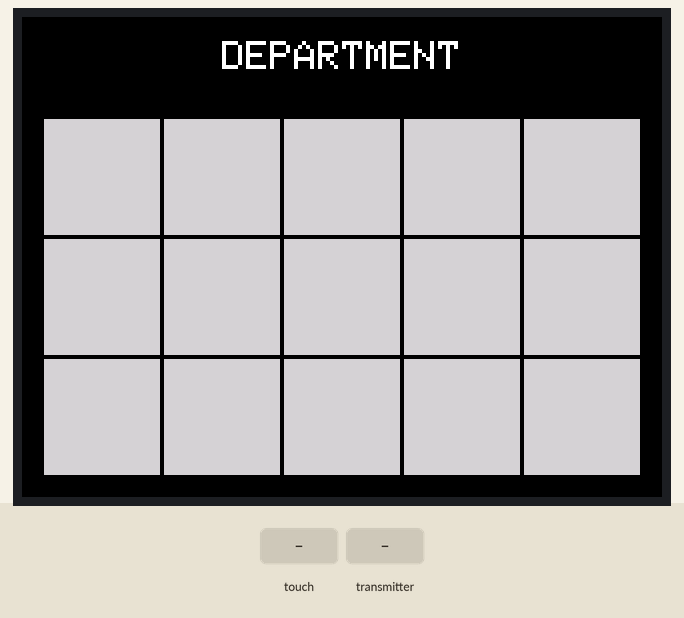
This sketch was run on a simulated ESP32-C3. On the bench: 320×240 colour display. The test bench sets the inputs (shaded band). What the sketch prints to the serial monitor is not drawn.

Above: at 1.5 s.
1.6 s: touch panel pressed at 13 % / 10 % of its raw x / y range
At 2.8 s:
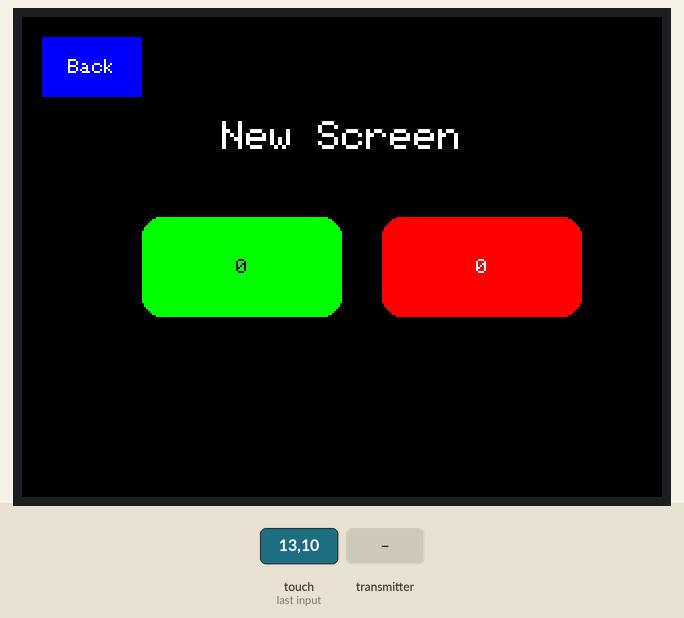
3.1 s: the transmitter starts sending a = 0
Timing chart, 0 to 6.1 s (numbered marks = the images above; inputs shaded):
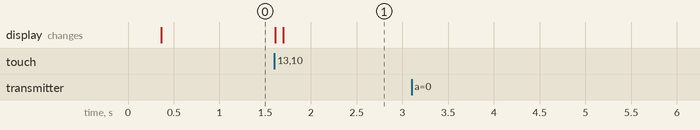

The sketch:

test.ino
```cpp
/*******************************************************************
    A touch screen test for the ESP32 Cheap Yellow Display.

    https://github.com/witnessmenow/ESP32-Cheap-Yellow-Display

    If you find what I do useful and would like to support me,
    please consider becoming a sponsor on Github
    https://github.com/sponsors/witnessmenow/

    Written by Brian Lough
    YouTube: https://www.youtube.com/brianlough
    Twitter: https://twitter.com/witnessmenow
 *******************************************************************/

// Make sure to copy the UserSetup.h file into the library as
// per the Github Instructions. The pins are defined in there.

// ----------------------------
// Standard Libraries
// ----------------------------
#include <esp_now.h>
#include <WiFi.h>
#include <SPI.h>

// ----------------------------
// Additional Libraries - each one of these will need to be installed.
// ----------------------------
#include <XPT2046_Touchscreen.h>
// A library for interfacing with the touch screen
//
// Can be installed from the library manager (Search for "XPT2046")
// https://github.com/PaulStoffregen/XPT2046_Touchscreen

#include <TFT_eSPI.h>
// A library for interfacing with LCD displays
//
// Can be installed from the library manager (Search for "TFT_eSPI")
// https://github.com/Bodmer/TFT_eSPI

// MESSAGE
typedef struct struct_message {
  char a[32];
  int seq;
  int mq_data;
  bool fl_data;
} struct_message;

// Create a struct_message called myData
struct_message myData;
struct_message listdata[10];

// Flag to track new data
bool newDataReceived = false;

// ----------------------------
// Touch Screen pins
// ----------------------------

// The CYD touch uses some non-default
// SPI pins
#define XPT2046_IRQ 36
#define XPT2046_MOSI 32
#define XPT2046_MISO 39
#define XPT2046_CLK 25
#define XPT2046_CS 33

// ----------------------------

SPIClass mySpi = SPIClass(VSPI);
XPT2046_Touchscreen ts(XPT2046_CS, XPT2046_IRQ);

TFT_eSPI tft = TFT_eSPI();

// Constants for grid layout
const int rows = 3;
const int cols = 5;
const int cellWidth = 60;
const int cellHeight = 60;
const int gridTop = 50;
const int gridLeft = 10;

// Constants for back button
const int buttonWidth = 50;
const int buttonHeight = 30;
const int buttonX = 10;
const int buttonY = 10;

// State of each cell
uint16_t cellColors[rows][cols];
bool cellAlerts[rows][cols];

// Variables for touch debounce
unsigned long lastTouchTime = 0;
const unsigned long debounceDelay = 300; // 300 milliseconds debounce delay

bool isGridDisplayed = true; // Flag to indicate if the grid screen is displayed

void setup() {
  Serial.begin(115200);
  WiFi.mode(WIFI_STA);

  if (esp_now_init() != ESP_OK) {
    Serial.println("Error initializing ESP-NOW");
    return;
  }
  esp_now_register_recv_cb(esp_now_recv_cb_t(OnDataRecv));

  // Start the SPI for the touch screen and init the TS library
  mySpi.begin(XPT2046_CLK, XPT2046_MISO, XPT2046_MOSI, XPT2046_CS);
  ts.begin(mySpi);
  ts.setRotation(1);

  // Start the tft display and set it to black
  tft.init();
  tft.setRotation(1); // This is the display in landscape

  // Clear the screen before writing to it
  tft.fillScreen(TFT_BLACK);
  tft.invertDisplay(1);

  // Initialize the grid
  initializeGrid();
}

void initializeGrid() {
  tft.fillScreen(TFT_BLACK);
  tft.setTextColor(TFT_WHITE);
  tft.setTextSize(2);
  tft.setTextDatum(MC_DATUM);
  tft.drawString("DEPARTMENT", 160, 20); // Display the title
  for (int i = 0; i < rows; i++) {
    for (int j = 0; j < cols; j++) {
      cellColors[i][j] = TFT_LIGHTGREY;
      cellAlerts[i][j] = false;
    }
  }
  drawGrid();
}

void drawGrid() {
  for (int i = 0; i < rows; i++) {
    for (int j = 0; j < cols; j++) {
      int x = gridLeft + j * cellWidth;
      int y = gridTop + i * cellHeight;
      tft.fillRect(x, y, cellWidth, cellHeight, cellColors[i][j]);
      tft.drawRect(x, y, cellWidth, cellHeight, TFT_BLACK);
    }
  }
}

void drawButton() {
  tft.fillRect(buttonX, buttonY, buttonWidth, buttonHeight, TFT_BLUE);
  tft.setTextColor(TFT_WHITE);
  tft.setTextSize(1);
  tft.setTextDatum(MC_DATUM);
  tft.drawString("Back", buttonX + buttonWidth / 2, buttonY + buttonHeight / 2);
}

void updateCell(int row, int col, uint16_t color) {
  int x = gridLeft + col * cellWidth;
  int y = gridTop + row * cellHeight;
  tft.fillRect(x, y, cellWidth, cellHeight, color);
  tft.drawRect(x, y, cellWidth, cellHeight, TFT_BLACK);
}

void switchToDifferentScreen() {
  tft.fillScreen(TFT_BLACK); // Clear the screen
  tft.setTextColor(TFT_WHITE);
  tft.setTextDatum(MC_DATUM);
  tft.drawString("New Screen", 160, 60); // Display some text on the new screen

  // Draw green rectangle
  tft.fillRoundRect(60, 100, 100, 50, 10, TFT_GREEN);
  tft.setTextColor(TFT_BLACK);
  tft.setTextSize(1);
  tft.drawString(String(listdata[1].mq_data), 110, 125);

  // Draw red rectangle
  tft.fillRoundRect(180, 100, 100, 50, 10, TFT_RED);
  tft.setTextColor(TFT_WHITE);
  tft.setTextSize(1);
  tft.drawString(String(listdata[1].fl_data), 230, 125);

  drawButton(); // Draw the back button
  isGridDisplayed = false;
}

void updateScreenData() {
  // Chỉ cập nhật những vùng bị thay đổi
  int x1 = 60, y1 = 100, w1 = 100, h1 = 50; // Vùng màu xanh lá cây
  int x2 = 180, y2 = 100, w2 = 100, h2 = 50; // Vùng màu đỏ

  // Xóa vùng cũ
  tft.fillRect(x1, y1, w1, h1, TFT_BLACK);
  tft.fillRect(x2, y2, w2, h2, TFT_BLACK);

  // Vẽ vùng màu xanh lá cây
  tft.fillRoundRect(x1, y1, w1, h1, 10, TFT_GREEN);
  tft.setTextColor(TFT_BLACK);
  tft.setTextSize(1);
  tft.drawString(String(listdata[1].mq_data), x1 + w1 / 2, y1 + h1 / 2);

  // Vẽ vùng màu đỏ
  tft.fillRoundRect(x2, y2, w2, h2, 10, TFT_RED);
  tft.setTextColor(TFT_WHITE);
  tft.setTextSize(1);
  tft.drawString(String(listdata[1].fl_data), x2 + w2 / 2, y2 + h2 / 2);

  drawButton(); // Vẽ lại nút back nếu cần thiết
}

void handleTouch(int x, int y) {
  if (isGridDisplayed) {
    int col = (x - gridLeft) / cellWidth;
    int row = (y - gridTop) / cellHeight;
    if (col >= 0 && col < cols && row >= 0 && row < rows) {
      switchToDifferentScreen();
    }
  } else {
    // Check if the back button is pressed
    if (x >= buttonX && x <= (buttonX + buttonWidth) && y >= buttonY && y <= (buttonY + buttonHeight)) {
      tft.fillScreen(TFT_BLACK);
      initializeGrid();
      isGridDisplayed = true;
    }
  }
}

void OnDataRecv(const uint8_t * mac, const uint8_t *incomingData, int len) {
  memcpy(&myData, incomingData, sizeof(myData));
  Serial.print("Bytes received: ");
  Serial.println(len);
  Serial.print("Info: ");
  Serial.println(myData.a);
  Serial.print("MQ: ");
  Serial.println(myData.mq_data);
  Serial.print("Flame: ");
  Serial.println(myData.fl_data);
  Serial.println("-------");

  // Set new data flag
  newDataReceived = true;
}

void loop() {
  unsigned long currentTime = millis();

  // Cập nhật dữ liệu màn hình nếu có dữ liệu mới
  if (!isGridDisplayed && newDataReceived) {
    listdata[myData.seq - 1] = myData;
    updateScreenData();
    newDataReceived = false;
  }

  // Xử lý chạm màn hình
  if (ts.tirqTouched() && ts.touched()) {
    TS_Point p = ts.getPoint();
    long x_map = map(p.x, 200, 3800, 0, 320);
    long y_map = map(p.y, 200, 3800, 0, 240);

    // Chỉ xử lý chạm nếu độ trễ debounce đã qua
    if (currentTime - lastTouchTime > debounceDelay) {
      handleTouch(x_map, y_map);
      lastTouchTime = currentTime; // Cập nhật thời gian chạm cuối cùng
    }

    delay(100); // Độ trễ nhỏ để tránh giật màn hình
  }

  delay(10); // Độ trễ nhỏ trong vòng lặp chính để tránh giật màn hình
}
```

Measured:
- after the input at 1.6 s, the display: first changes at once (image 1 shows a later state)
- after the input at 3.1 s, every drawn part: stays the same
